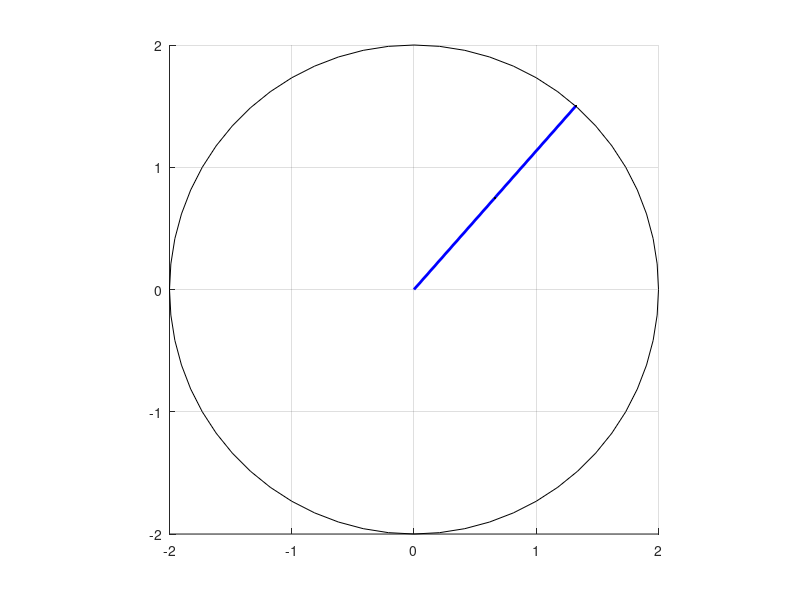

The MATLAB script that drew this image:
% given arm length a1, a2, given the position of end effect, xp yp.
% calculate angle theta: t1, t2. in radian, CCW.

clc,clear, close all
% structure:
a1 = 1;     % arm length1
a2 = 1;   % arm length2
%specify xp,
% xp = 0.1;   
% range_radius = (a1+a2);
% range_yp = (range_radius^2 - xp^2)^(1/2);

% specify yp
yp = 1.5;   
range_radius = (a1+a2);
range_xp = (range_radius^2 - yp^2)^(1/2);

figure;
% for yp = [-range_yp:0.1:range_yp,range_yp]
for xp = [0:0.1:range_xp,range_xp]

    clf

L = (xp^2+yp^2)^(1/2);
theta_p = atan(yp/xp);
rad2deg(theta_p)

theta_1 = acos( (L^2+a1^2-a2^2)/(2*a1*L) ) + theta_p;
rad2deg(theta_1)

theta_2 = acos( (xp - a1*cos(theta_1))/a2 ) - theta_1;
rad2deg(theta_2)

xm = a1*cos(theta_1);
ym = a1*sin(theta_1);

hold on
axis equal
axis([-2 2 -2 2])

rectangle('Position',[-range_radius,-range_radius,2*range_radius,2*range_radius],'Curvature',[1,1]); 

plot([0 xm],[0 ym],'b-','LineWidth',2) % arm1
plot([xm xp], [ym yp],'b-','LineWidth',2) % arm 2
plot(xm, ym, 'k.','MarkerSize',6) % point M
plot(xp, yp, 'k.','MarkerSize',6) % point P
grid on
hold off

display('theta1   theta2  a1   a2')
output = [rad2deg(theta_1) rad2deg(theta_2) norm([xm,ym],2) norm([xp-xm,yp-ym],2)] 
pause

end






